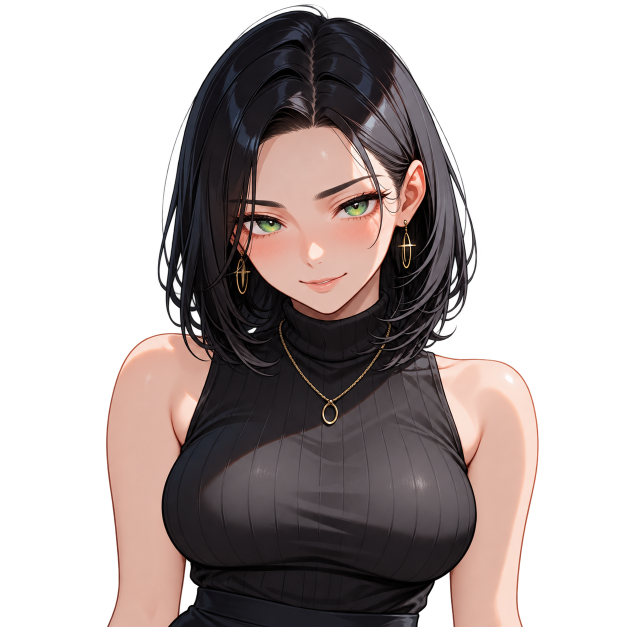
#> input picture 生成元/chara4/set-01/icon.png, 1254 x 1254 px, found by its file name (shown at 1/2 size)
$ python export-chara1-review.py
#> lines starting #> are read from the running program, lines starting #| are printed output that depends on the picture
"""生成済みiconだけを書き出し、実在する画像と未生成を区別して確認用に並べる。"""
from pathlib import Path
import hashlib
import json
from PIL import Image, ImageDraw, ImageFont

ROOT = Path(__file__).resolve().parents[1]
source = ROOT / '生成元/chara1/icon.png'
out = ROOT / 'assets/characters/chara1/icon.png'
review = ROOT / '確認用'
out.parent.mkdir(parents=True, exist_ok=True)
review.mkdir(exist_ok=True)

# 元画像は変更せず、顔アップとして切り取り、指定寸法へ等比で縮小する。
# この座標は今回の1254px正方形のicon元画像を目視して決めたもの。
im = Image.open(source).convert('RGBA')
#> im is the input picture: PIL image 1254x1254 RGBA; mean R, G, B, A 51.5, 42.3, 41.1, 126
assert im.size == (1254, 1254), '未確認の別画像には今回の切り取り座標を流用しない'
icon = im.crop((230, 130, 1030, 930)).resize((256, 256), Image.Resampling.LANCZOS)
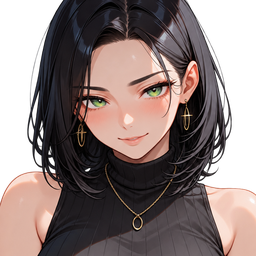
#> icon: PIL image 256x256 RGBA; mean R, G, B, A 79.5, 65, 62.9, 192.7; transparent parts drawn white
if out.exists():
#> (the run stopped early here; a loop or call above may not have finished)
